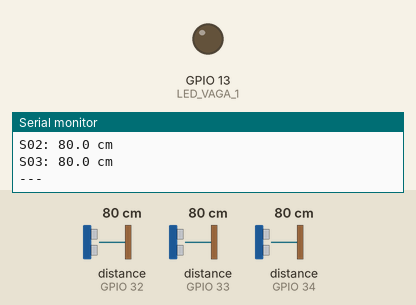
Recording of a sketch running on a simulated ESP32. Parts: output pins drawn as LEDs (lit = HIGH), the last lines printed to the serial monitor. Wiring (inferred from the names in the program): 3 × ultrasonic range finder: trigger GPIO 25, echo GPIO 34 / trigger GPIO 26, echo GPIO 33 / trigger GPIO 27, echo GPIO 32. Inputs (shaded band) come from the test bench; at power-on: distance to the obstacle (sensors on GPIO 32, GPIO 33, GPIO 34) 80 cm. The echo pulse lasts 58.3 µs per cm; pins used as bus, display or sensor lines are not drawn.

Above: at 3.7 s.
3.8 s: distance to the obstacle (sensor on GPIO 32) set to 16 cm
6.2 s: distance to the obstacle (sensor on GPIO 32) set to 12 cm
At 6.7 s:
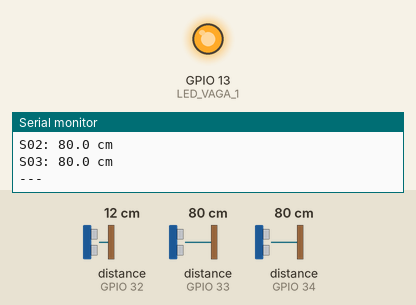
9.0 s: distance to the obstacle (sensor on GPIO 32) set to 18 cm
At 10.4 s:
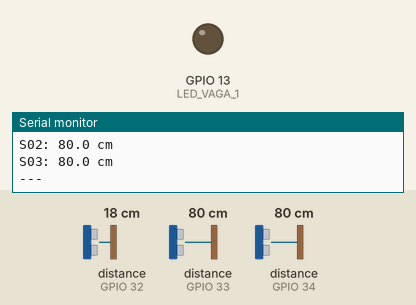
11.5 s: distance to the obstacle (sensor on GPIO 32) set to 2 cm
At 13.6 s:
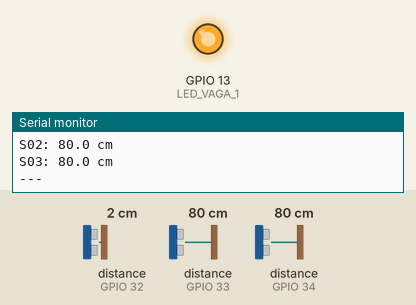
Timing chart, 0 to 15.0 s (numbered marks = the images above; inputs shaded):
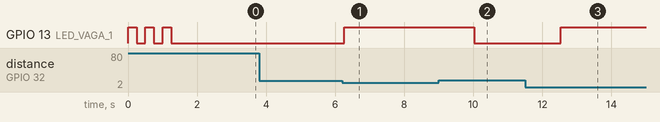

Measured:
- the behaviour switches between 15 and 14 cm on distance to the obstacle (sensor on GPIO 32) (found by bisection; images 0 and 1)
- after the input at 6.2 s, GPIO 13 (LED_VAGA_1): LOW → HIGH after 0.07 s
- after the input at 9.0 s, GPIO 13 (LED_VAGA_1): HIGH → LOW after 1.0 s
- after the input at 11.5 s, GPIO 13 (LED_VAGA_1): LOW → HIGH after 1.0 s

The sketch:

teste_sensores_usb.ino
```cpp
// Ensaio USB/Serial com LED da vaga 1, sem Wi-Fi ou API.
#include <Arduino.h>

const uint8_t TRIG[3] = {27, 26, 25};
const uint8_t ECHO[3] = {32, 33, 34};
const uint8_t LED_VAGA_1 = 13;
const float LIMIAR_LED_CM = 15.0f;

float medirCm(int sensor) {
  digitalWrite(TRIG[sensor], LOW);
  delayMicroseconds(2);
  digitalWrite(TRIG[sensor], HIGH);
  delayMicroseconds(10);
  digitalWrite(TRIG[sensor], LOW);
  unsigned long duracao = pulseIn(ECHO[sensor], HIGH, 30000);
  float cm = duracao * 0.0343f / 2.0f;
  return duracao && cm >= 2 && cm <= 400 ? cm : -1;
}

void setup() {
  Serial.begin(115200);
  pinMode(LED_VAGA_1, OUTPUT);
  digitalWrite(LED_VAGA_1, LOW);
  // Pisca na inicialização para separar falha do LED de falha da leitura.
  for (int i = 0; i < 3; i++) {
    digitalWrite(LED_VAGA_1, HIGH); delay(250);
    digitalWrite(LED_VAGA_1, LOW); delay(250);
  }
  for (int i = 0; i < 3; i++) {
    pinMode(TRIG[i], OUTPUT);
    digitalWrite(TRIG[i], LOW);
    pinMode(ECHO[i], INPUT);
  }
  delay(1000);
  Serial.println("TESTE USB + LED GPIO13 | S01=27/32, S02=26/33, S03=25/34 (TRIG/ECHO).");
}

void loop() {
  for (int i = 0; i < 3; i++) {
    float cm = medirCm(i);
    if (i == 0) {
      bool acender = cm >= 2 && cm <= LIMIAR_LED_CM;
      digitalWrite(LED_VAGA_1, acender ? HIGH : LOW);
      Serial.printf("LED GPIO13: %s (controlado somente pelo S01)\n", acender ? "LIGADO" : "DESLIGADO");
    }
    if (cm < 0) Serial.printf("S%02d: SEM LEITURA VALIDA\n", i + 1);
    else Serial.printf("S%02d: %.1f cm\n", i + 1, cm);
    delay(80); // Separa disparos para reduzir interferência entre sensores.
  }
  Serial.println("---");
  delay(1000);
}
```
